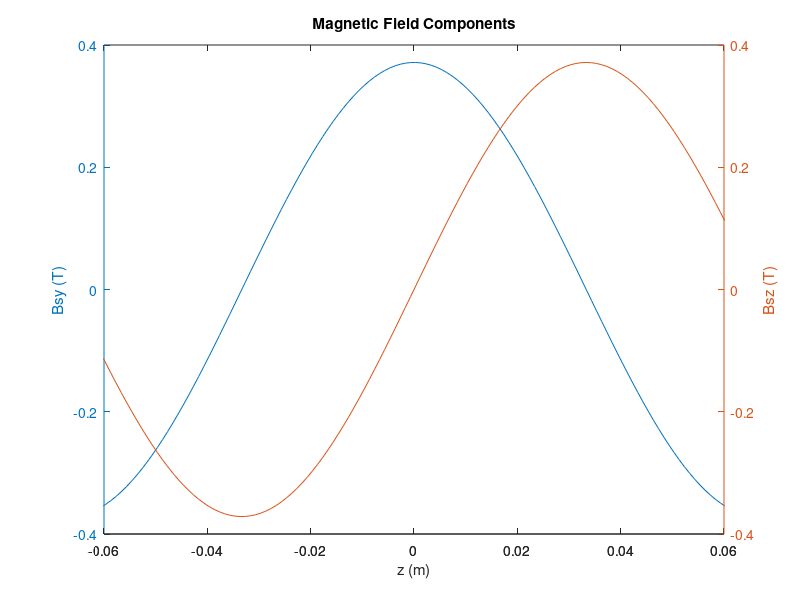

The MATLAB script that drew this image:
% Magfield Single Sided

M = 4;
Br = 1.48;

width = 0.100; % Width of magnet (m)
tau = width/1.5; % Pole pitch (m)
h = tau*.4 % Height of permanent magnet (m)

%numArrays = 16;
lambda = 2*tau;

d1 = 0.02;
l = 0.0127;

p = pi/tau; 
v = 100;
lambda = 2*tau; % Array wavelength(m)
omega = 2*pi*v/lambda;
t = 0;

z = -tau:.001:tau;
y = 0;

%% Magnetic field components Bsy + Bsz
width = 1;
B0 = Br*(1-exp(-p*h))*sin(pi/M)/(pi/M);

Bsy = B0.*(exp(-p.*(y+d1))).*exp(1i*(p.*z + omega.*t));
Bsz = B0.*(exp(-p.*(y+d1))).*exp(1i*(p.*z-pi/2+omega.*t));

[ax,p1,p2] = plotyy(z,Bsy,z,Bsz)
    title('Magnetic Field Components');
    xlabel(ax(1),'z (m)') % label x-axis
    ylabel(ax(1),'Bsy (T)') % label left y-axis
    ylabel(ax(2),'Bsz (T)') % label right y-axis
    set(ax(1),'XLim',[-0.06 0.06])
    set(ax(1),'XTick',[-0.06:0.02:0.06])
    set(ax(2),'XLim',[-0.06 0.06])
    set(ax(2),'XTick',[-0.06:0.02:0.06])
    
%Bavg = Bsy+Bsz;
%plot(z,Bavg)